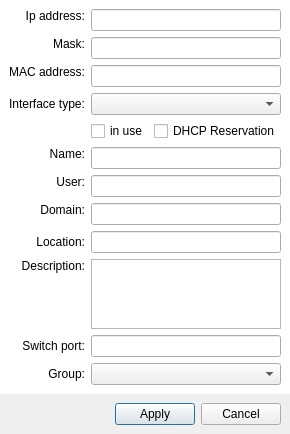
<?xml version="1.0" encoding="UTF-8"?>
<ui version="4.0">
 <class>AddEditIfWindow</class>
 <widget class="QDialog" name="AddEditIfWindow">
  <property name="windowModality">
   <enum>Qt::WindowModal</enum>
  </property>
  <property name="geometry">
   <rect>
    <x>0</x>
    <y>0</y>
    <width>289</width>
    <height>387</height>
   </rect>
  </property>
  <property name="windowTitle">
   <string>Add host</string>
  </property>
  <property name="windowIcon">
   <iconset>
    <normaloff>:/images/c3Network.png</normaloff>:/images/c3Network.png</iconset>
  </property>
  <layout class="QVBoxLayout" name="verticalLayout">
   <property name="spacing">
    <number>0</number>
   </property>
   <property name="leftMargin">
    <number>0</number>
   </property>
   <property name="topMargin">
    <number>0</number>
   </property>
   <property name="rightMargin">
    <number>0</number>
   </property>
   <property name="bottomMargin">
    <number>0</number>
   </property>
   <item>
    <widget class="QWidget" name="formWidget" native="true">
     <property name="styleSheet">
      <string notr="true">#formWidget
	{
	
	background-color: rgb(255, 255, 255);
	}</string>
     </property>
     <layout class="QGridLayout" name="gridLayout">
      <item row="4" column="1">
       <widget class="QWidget" name="widget" native="true">
        <layout class="QHBoxLayout" name="horizontalLayout_2">
         <property name="leftMargin">
          <number>0</number>
         </property>
         <property name="topMargin">
          <number>0</number>
         </property>
         <property name="rightMargin">
          <number>0</number>
         </property>
         <property name="bottomMargin">
          <number>0</number>
         </property>
         <item>
          <widget class="QCheckBox" name="check_inUse">
           <property name="text">
            <string>in use</string>
           </property>
          </widget>
         </item>
         <item>
          <widget class="QCheckBox" name="check_dhcpReservation">
           <property name="text">
            <string>DHCP Reservation</string>
           </property>
          </widget>
         </item>
        </layout>
       </widget>
      </item>
      <item row="8" column="1">
       <widget class="QLineEdit" name="edit_domain"/>
      </item>
      <item row="0" column="1">
       <widget class="QLineEdit" name="edit_ip">
        <property name="inputMask">
         <string/>
        </property>
       </widget>
      </item>
      <item row="12" column="1">
       <widget class="QComboBox" name="comboGroup"/>
      </item>
      <item row="1" column="1">
       <widget class="QLineEdit" name="edit_mask">
        <property name="inputMask">
         <string/>
        </property>
       </widget>
      </item>
      <item row="0" column="0">
       <widget class="QLabel" name="label">
        <property name="text">
         <string>Ip address:</string>
        </property>
        <property name="alignment">
         <set>Qt::AlignRight|Qt::AlignTop|Qt::AlignTrailing</set>
        </property>
       </widget>
      </item>
      <item row="10" column="0">
       <widget class="QLabel" name="label_7">
        <property name="text">
         <string>Description:</string>
        </property>
        <property name="alignment">
         <set>Qt::AlignRight|Qt::AlignTop|Qt::AlignTrailing</set>
        </property>
       </widget>
      </item>
      <item row="3" column="1">
       <widget class="QComboBox" name="comboIfType"/>
      </item>
      <item row="7" column="0">
       <widget class="QLabel" name="label_5">
        <property name="text">
         <string>User:</string>
        </property>
        <property name="alignment">
         <set>Qt::AlignRight|Qt::AlignTop|Qt::AlignTrailing</set>
        </property>
       </widget>
      </item>
      <item row="2" column="1">
       <widget class="QLineEdit" name="edit_mac">
        <property name="inputMask">
         <string/>
        </property>
       </widget>
      </item>
      <item row="2" column="0">
       <widget class="QLabel" name="label_4">
        <property name="text">
         <string>MAC address:</string>
        </property>
        <property name="alignment">
         <set>Qt::AlignRight|Qt::AlignTop|Qt::AlignTrailing</set>
        </property>
       </widget>
      </item>
      <item row="3" column="0">
       <widget class="QLabel" name="label_10">
        <property name="text">
         <string>Interface type:</string>
        </property>
       </widget>
      </item>
      <item row="8" column="0">
       <widget class="QLabel" name="label_6">
        <property name="text">
         <string>Domain:</string>
        </property>
        <property name="alignment">
         <set>Qt::AlignRight|Qt::AlignTop|Qt::AlignTrailing</set>
        </property>
       </widget>
      </item>
      <item row="5" column="0">
       <widget class="QLabel" name="label_3">
        <property name="text">
         <string>Name:</string>
        </property>
        <property name="alignment">
         <set>Qt::AlignRight|Qt::AlignTop|Qt::AlignTrailing</set>
        </property>
       </widget>
      </item>
      <item row="5" column="1">
       <widget class="QLineEdit" name="edit_name"/>
      </item>
      <item row="1" column="0">
       <widget class="QLabel" name="label_2">
        <property name="text">
         <string>Mask:</string>
        </property>
        <property name="alignment">
         <set>Qt::AlignRight|Qt::AlignTop|Qt::AlignTrailing</set>
        </property>
       </widget>
      </item>
      <item row="7" column="1">
       <widget class="QLineEdit" name="edit_user"/>
      </item>
      <item row="10" column="1">
       <widget class="QPlainTextEdit" name="edit_description"/>
      </item>
      <item row="9" column="0">
       <widget class="QLabel" name="label_9">
        <property name="text">
         <string>Location:</string>
        </property>
        <property name="alignment">
         <set>Qt::AlignRight|Qt::AlignTrailing|Qt::AlignVCenter</set>
        </property>
       </widget>
      </item>
      <item row="9" column="1">
       <widget class="QLineEdit" name="edit_location"/>
      </item>
      <item row="12" column="0">
       <widget class="QLabel" name="label_8">
        <property name="text">
         <string>Group:</string>
        </property>
        <property name="alignment">
         <set>Qt::AlignRight|Qt::AlignTrailing|Qt::AlignVCenter</set>
        </property>
       </widget>
      </item>
      <item row="11" column="0">
       <widget class="QLabel" name="label_11">
        <property name="text">
         <string>Switch port:</string>
        </property>
        <property name="alignment">
         <set>Qt::AlignRight|Qt::AlignTrailing|Qt::AlignVCenter</set>
        </property>
       </widget>
      </item>
      <item row="11" column="1">
       <widget class="QLineEdit" name="edit_switchPort"/>
      </item>
     </layout>
    </widget>
   </item>
   <item>
    <widget class="QWidget" name="widget_2" native="true">
     <layout class="QHBoxLayout" name="horizontalLayout">
      <item>
       <spacer name="horizontalSpacer">
        <property name="orientation">
         <enum>Qt::Horizontal</enum>
        </property>
        <property name="sizeHint" stdset="0">
         <size>
          <width>96</width>
          <height>20</height>
         </size>
        </property>
       </spacer>
      </item>
      <item>
       <widget class="QPushButton" name="button_apply">
        <property name="text">
         <string>Apply</string>
        </property>
       </widget>
      </item>
      <item>
       <widget class="QPushButton" name="button_cancel">
        <property name="text">
         <string>Cancel</string>
        </property>
       </widget>
      </item>
     </layout>
    </widget>
   </item>
  </layout>
 </widget>
 <tabstops>
  <tabstop>edit_ip</tabstop>
  <tabstop>edit_mask</tabstop>
  <tabstop>edit_mac</tabstop>
  <tabstop>comboIfType</tabstop>
  <tabstop>check_inUse</tabstop>
  <tabstop>check_dhcpReservation</tabstop>
  <tabstop>edit_name</tabstop>
  <tabstop>edit_user</tabstop>
  <tabstop>edit_domain</tabstop>
  <tabstop>edit_location</tabstop>
  <tabstop>edit_description</tabstop>
  <tabstop>edit_switchPort</tabstop>
  <tabstop>comboGroup</tabstop>
  <tabstop>button_apply</tabstop>
  <tabstop>button_cancel</tabstop>
 </tabstops>
 <resources/>
 <connections/>
</ui>
